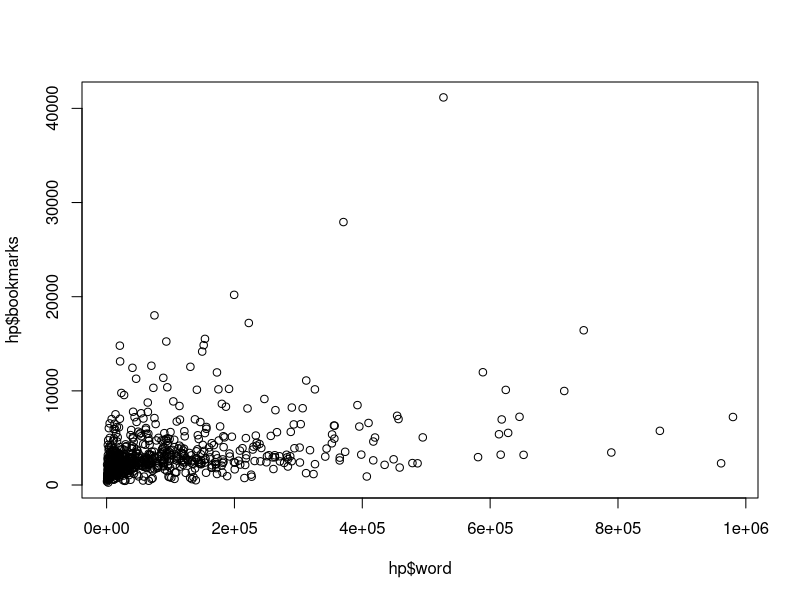
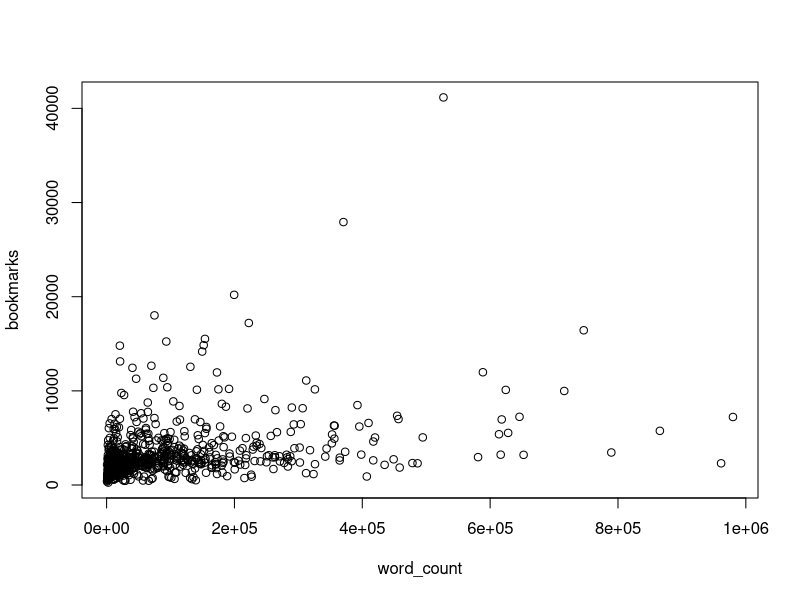
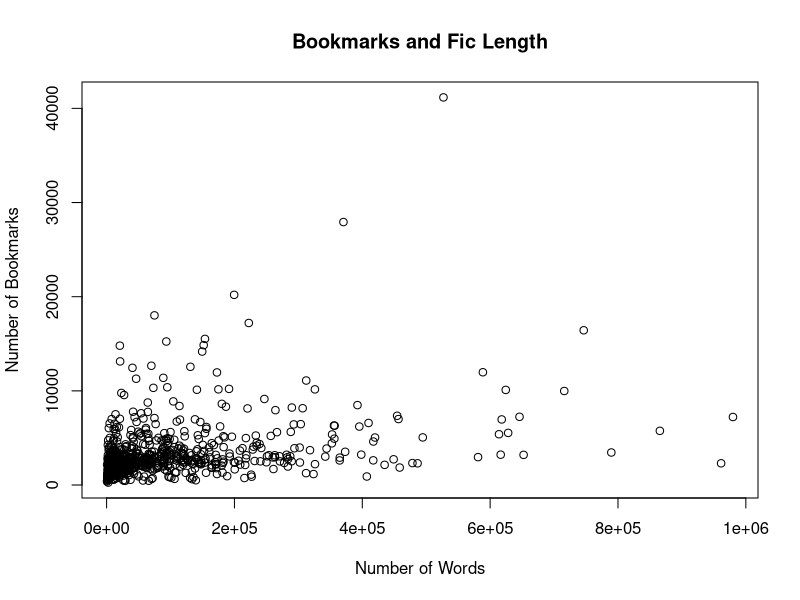
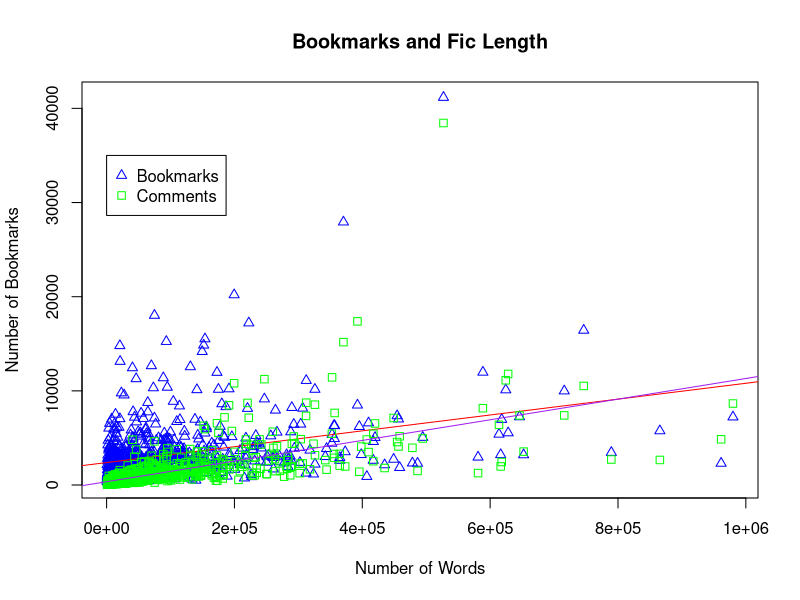
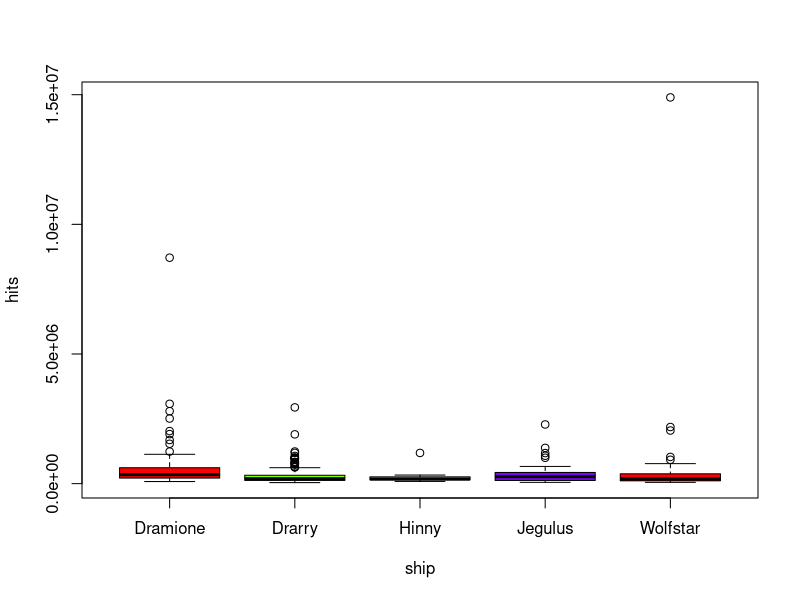
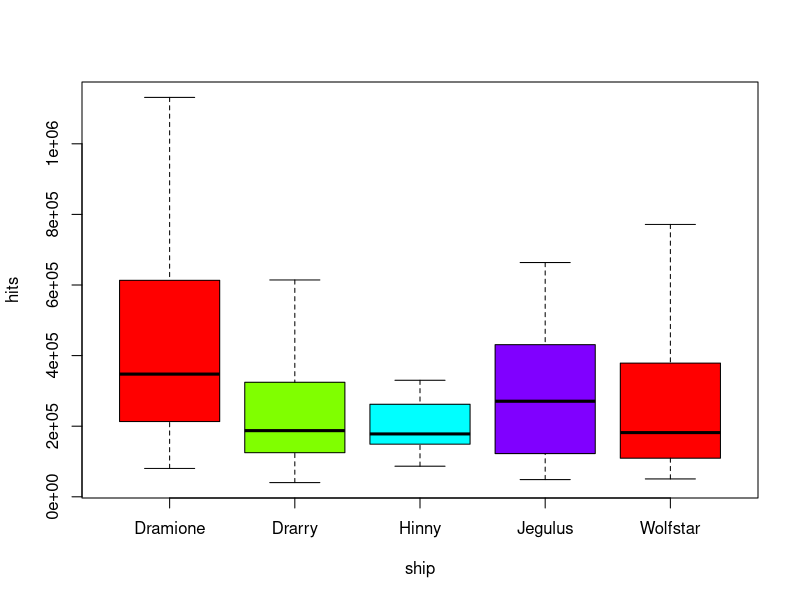
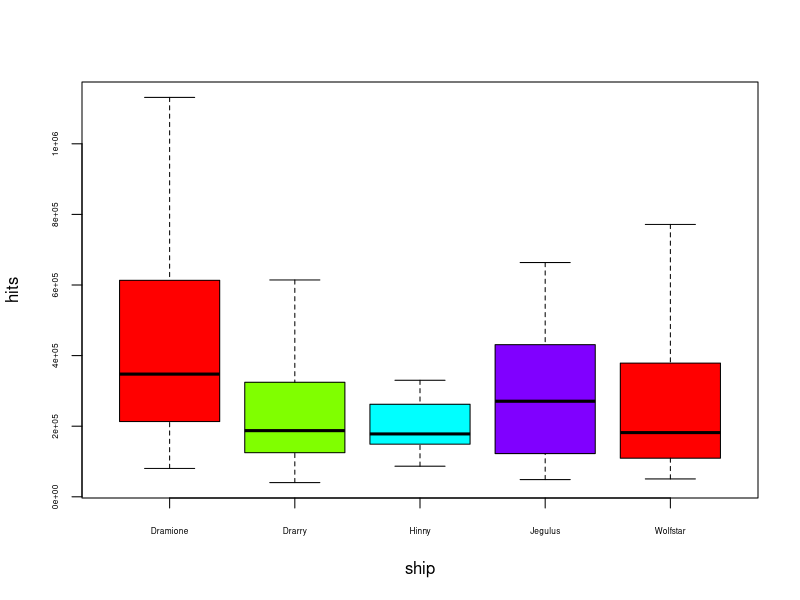
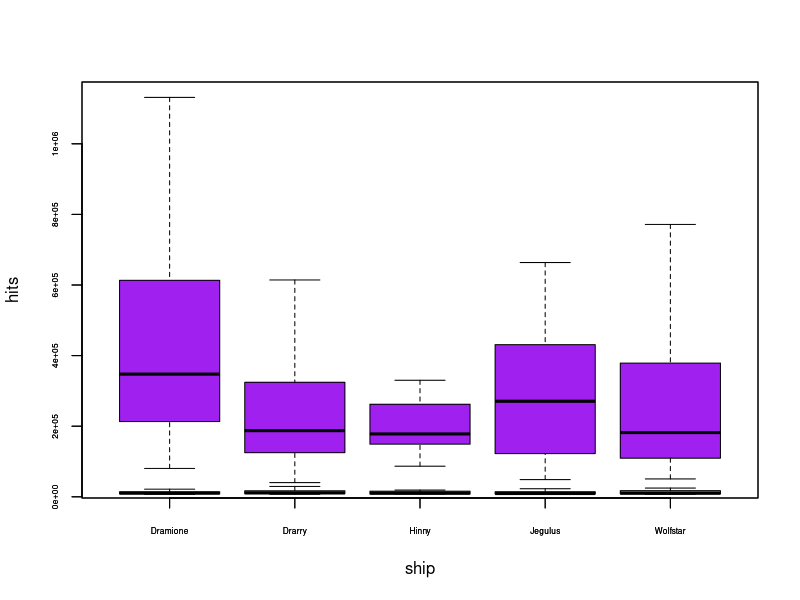

Source code (R) for these figures, in order:
####################################
# R Workshop August 2024 Day 3
# Kayla Kahn
####################################

#install.packages("ggplot2")
library(ggplot2)

# Plots!

# First we will read in our dataframe.
# Remember you might have to change your working directory or use the full filepath.
hp <- read.csv('hp_ao3.csv')
# source: scraped from ao3 using code from https://thaycarvalho.medium.com/the-harry-potter-fandom-on-ao3-9366a8824801

# This is the top 820 Harry Potter fanfictions on ao3 when sorted by kudos (likes)
# Let's explore the data.
str(hp)
# A lot of these read in as character when they should be numeric or integer.
# This is probably due to the commas.
as.integer(hp$Word_Count)
# That didn't work. We instead need to strip the commas. Remember grepl? Now we will use gsub
head(gsub(",", "", hp$Word_Count), 10) # Replace comma with nothing
# We can put this inside the as integer function and save it by assigning it to the df
hp$Word_Count <- as.integer(gsub(",", "", hp$Word_Count))
# Let's do this for the other columns
hp$Comments <- as.integer(gsub(",", "", hp$Comments))
hp$Kudos <- as.integer(gsub(",", "", hp$Kudos))
hp$Bookmarks <- as.integer(gsub(",", "", hp$Bookmarks))
hp$Hits <- as.integer(gsub(",", "", hp$Hits))
# Chapters is weird because it's showing how many chapters are complete out of how many chapters total.
# So let's just grab the top number.
# The gsub part says replace / and anything after it with nothing. Thus we are left with the top number
# If you are confused with the gsub part, that's ok. This is a bit too in depth, but we do need to do it, so it's here.
hp$Chapters <- as.integer(gsub("/.*", "", hp$Chapters))

# Now let's see some summary statistics
summary(hp)
# Also, having caps is annoying to me. Let's change that.
names(hp) <- tolower(names(hp))


####################################
# Plotting with base R
####################################

# We are now ready to plot. We will start with base R and then move to ggplot
# The most basic plot in R is a scatterplot
# Technically, integers are discrete, but we're going to treat them as continuous
plot(hp$word, hp$bookmarks)
# Another way
with(hp, plot(word_count, bookmarks))
# Changing the axis labels, add title
plot(hp$word_count, hp$bookmarks, 
     xlab = "Number of Words", ylab = "Number of Bookmarks", main = "Bookmarks and Fic Length")
# Change color with col and shape with pch
plot(hp$word_count, hp$bookmarks, 
     xlab = "Number of Words", ylab = "Number of Bookmarks", 
     main = "Bookmarks and Fic Length",
     col = "blue", pch = 2)
# Add line. lm() is the function for ols. Notice that y is first now.
abline(lm(bookmarks ~ word_count, data = hp), col = "red")
# Overlay points. We'll do green squares
points(hp$word_count, hp$comments, pch = 0, col = "green")
# And add another line
abline(lm(comments ~ word_count, data = hp), col = "purple")
# Add legend. Choose coordinates with first two args. lty is line type. cex is size.
legend(1, 35000, legend = c("Bookmarks", "Comments"),
       col = c("blue", "green"), pch = c(2,0), cex = 1)

# Make sure to change axis labels and title if necessary

# Boxplot
# create a new df with the ships we want so we don't have to do it every time
hp_ships <- hp[hp$ship %in% c("Sirius Black/Remus Lupin", "Draco Malfoy/Harry Potter", "Hermione Granger/Draco Malfoy", "Harry Potter/Ginny Weasley", "Regulus Black/James Potter"),]
# Do a chained ifelse so the tick labels are easier to deal with
hp_ships$ship_names <- with(hp_ships, 
                            ifelse(ship == "Draco Malfoy/Harry Potter", "Drarry",
                                   ifelse(ship == "Hermione Granger/Draco Malfoy", "Dramione",
                                          ifelse(ship == "Sirius Black/Remus Lupin", "Wolfstar", 
                                                 ifelse(ship == "Regulus Black/James Potter", "Jegulus",
                                                        ifelse(ship == "Harry Potter/Ginny Weasley", "Hinny", ship))))))


# We already learned how to add color and change axis labels so let's do it initially
boxplot(hp_ships$hits ~ hp_ships$ship_names, xlab = "ship", ylab = "hits", col=rainbow(4))
# The extreme outlier makes this UGLY. Let's get rid of it. For learning purposes.
boxplot(hp_ships$hits ~ hp_ships$ship_names, xlab = "ship", ylab = "hits",
        outline = FALSE, col=rainbow(4))
# Our tick labels are too big and therefore not printing fully. Let's change that
boxplot(hp_ships$hits ~ hp_ships$ship_names, xlab = "ship", ylab = "hits",
        outline = FALSE, cex.axis = .5, col=rainbow(4))
# Two dependent variables? 
boxplot(hp_ships$hits ~ hp_ships$ship_names, xlab = "ship", ylab = "hits",
        outline = FALSE, cex.axis = .5, col = "purple")
boxplot(hp_ships$kudos ~ hp_ships$ship_names, add = TRUE,
        outline = FALSE, cex.axis = .5, col = "green")
# That's very uninformative due to the distributions. Let's look at bookmarks and comments
boxplot(hp_ships$bookmarks ~ hp_ships$ship_names, xlab = "ship", ylab = "hits",
        outline = FALSE, cex.axis = .5, col = "purple")
boxplot(hp_ships$comments ~ hp_ships$ship_names, add = TRUE,
        outline = FALSE, cex.axis = .5, col = "green")

legend(4, 8000, legend = c("Bookmarks", "Comments"),
       col = c("purple", "green"), pch = c(2,0), cex = .8)
# Let's put them next to each other instead
boxplot(hp_ships$bookmarks ~ hp_ships$ship_names, xlab = "ship", ylab = "hits",
        outline = FALSE, cex.axis = .5, col = "purple",
        at = 1:length(unique(hp_ships$ship_names)) - 0.2)
boxplot(hp_ships$comments ~ hp_ships$ship_names, add = TRUE,
        outline = FALSE, cex.axis = .5, col = "green",
        at = 1:length(unique(hp_ships$ship_names)) + 0.2)
# Make them skinnier
boxplot(hp_ships$bookmarks ~ hp_ships$ship_names, xlab = "ship", ylab = "stats",
        outline = FALSE, cex.axis = .5, col = "purple",
        at = 1:length(unique(hp_ships$ship_names)) - 0.2,
        boxwex = .4)
boxplot(hp_ships$comments ~ hp_ships$ship_names, add = TRUE,
        outline = FALSE, cex.axis = .001, col = "green",
        at = 1:length(unique(hp_ships$ship_names)) + 0.2,
        boxwex = .4)
# What about two separate graphs next to each other?
par(mfrow = c(1, 2)) # 1 row 2 columns
boxplot(hp_ships$bookmarks ~ hp_ships$ship_names, xlab = "ship", ylab = "bookmarks",
        outline = FALSE, cex.axis = .5, col = "purple")
boxplot(hp_ships$comments ~ hp_ships$ship_names, xlab = "ship", ylab = "comments",
        outline = FALSE, cex.axis = .5, col = "green")
# To reset so 1 plot shows (it won't do anything until you run the next plot)
par(mfrow = c(1, 1))

# Barplot
# We will get a table of ship counts. How many fics per ship? 
ship_counts <- table(hp_ships$ship_names)
barplot(ship_counts, col =cm.colors(5))
# ylim or xlim to stop it from running off the axis 
barplot(ship_counts, col = cm.colors(5), ylim = c(0,300), main = "Fics per ship")
# Can turn it sideways
barplot(ship_counts, horiz = TRUE, cex.names = .8, col = cm.colors(5), xlim = c(0,300))
# fics per year
fics_year <- table(hp_ships$date)
barplot(fics_year, col=heat.colors(20), ylim = c(0,60), main = "fics per year")

# Histograms and Density Plots
plot(density(hp_ships$hits))
hist(hp_ships$hits)
# change the number of breaks
hist(hp_ships$hits, breaks = 40)

# ggplot
# We'll start with a scatterplot.
# We'll do word count and bookmarks like before
ggplot(data=hp_ships, aes(x = word_count, y = bookmarks)) + # this sets it up, but this alone won't add the points
  geom_point() # this adds the points
# Wow! It's super basic. Let's change the color
ggplot(data=hp_ships, aes(x = word_count, y = bookmarks)) + 
  geom_point(color = "violet") # fixed color
# But we can instead color it based on another variable! Here's if the variable is continuous (or "continuous")
ggplot(data=hp_ships, aes(x = word_count, y = bookmarks)) + 
  geom_point(aes(color = chapters))
# Here's if the variable is categorical
ggplot(data=hp_ships, aes(x = word_count, y = bookmarks)) + 
  geom_point(aes(color = ship_names))
# We can change the shape
ggplot(hp_ships, aes(x = word_count, y = bookmarks)) + 
  geom_point(aes(color = ship_names, shape = ship_names))
# We can change the size
ggplot(hp_ships, aes(x = word_count, y = bookmarks)) + 
  geom_point(aes(color = ship_names, shape = ship_names, size = date))
# That's super large. We can make them smaller by defining the range of sizes to stay within
ggplot(hp_ships, aes(x = word_count, y = bookmarks)) + 
  geom_point(aes(color = ship_names, shape = ship_names, size = date)) +
  scale_size_continuous(range = c(1, 4))
# We can also add labels. (And we will get rid of size)
ggplot(hp_ships, aes(x = word_count, y = bookmarks)) + 
  geom_point(aes(color = ship_names, shape = ship_names)) +
  geom_text(aes(label = title))
# Whoa!!!! We definitely don't want that. What if we label only the 10 most popular based on hits?
ggplot(hp_ships, aes(x = word_count, y = bookmarks)) + 
  geom_point(aes(color = ship_names, shape = ship_names)) +
  geom_text(data = hp_ships[order(-hp_ships$hits), ][1:10, ], aes(label = title))
# We need to make the text smaller
ggplot(hp_ships, aes(x = word_count, y = bookmarks)) + 
  geom_point(aes(color = ship_names, shape = ship_names)) +
  geom_text(data = hp_ships[order(-hp_ships$hits), ][1:10, ], aes(label = title), size = 2)
# Let's add a regression line
ggplot(hp_ships, aes(x = word_count, y = bookmarks)) + 
  geom_point(aes(color = ship_names, shape = ship_names)) +
  geom_text(data = hp_ships[order(-hp_ships$hits), ][1:10, ], aes(label = title), size = 2) +
  stat_smooth(method=lm)
# And we can change the legend location or suppress it
ggplot(hp_ships, aes(x = word_count, y = bookmarks)) + 
  geom_point(aes(color = ship_names, shape = ship_names)) +
  geom_text(data = hp_ships[order(-hp_ships$hits), ][1:10, ], aes(label = title), size = 2) +
  stat_smooth(method=lm) + 
  theme(legend.position="left")
# Although that is ugly so we will go back to right, which is default
# Let's add titles to the plot and the axes
ggplot(hp_ships, aes(x = word_count, y = bookmarks)) + 
  geom_point(aes(color = ship_names, shape = ship_names)) +
  geom_text(data = hp_ships[order(-hp_ships$hits), ][1:10, ], aes(label = title), size = 2) +
  stat_smooth(method=lm) + 
  labs(title = "HP Fanfiction", x = "Word Count", y = "Bookmarks")
  
# There are tons of options. When it comes time for you to plot stuff, you will probably
# end up looking up all sorts of options.
# Other types of plots will functions similarly, but I've included a few cool options for
# barplots and boxplots




# Grouped barplot
# dodge says to group them, identity says it takes on the value of itself
ggplot(data = hp_ships, aes(x = ship_names, y = kudos)) + 
  geom_bar(position = "dodge", stat = "identity", aes(fill = ship_category))

# Stacked barplot. All we change from before is position.
ggplot(data = hp_ships, aes(x = ship_names, y = kudos)) + 
  geom_bar(position = "stack", stat = "identity", aes(fill= ship_category))

# Boxplot 
ggplot(hp_ships, aes(x = ship_names, y = comments)) +
  geom_boxplot(aes(col = ship_names)) +
  scale_color_manual(values = c("lightgreen", "lightpink", "lightblue", "mediumslateblue", "lightsalmon" )) # choosing our own colors
# Rescale the axis. It will cut off the most extreme outliers but it won't remove all of them.
ggplot(hp_ships, aes(x = ship_names, y = comments)) +
  geom_boxplot(aes(col = ship_names)) +
  scale_color_manual(values = c("lightgreen", "lightpink", "lightblue", "mediumslateblue", "lightsalmon" ))  +
  scale_y_continuous(limits = c(0, 7500))
# Cool part: add points
ggplot(hp_ships, aes(x = ship_names, y = comments)) +
  geom_boxplot(aes(col = ship_names)) +
  scale_color_manual(values = c("lightgreen", "lightpink", "lightblue", "mediumslateblue", "lightsalmon" ))  +
  scale_y_continuous(limits = c(0, 7500)) +
  geom_jitter(color="black", size=0.4, alpha=0.9)

# Histogram 
ggplot(hp_ships, aes(x = chapters)) +
  geom_histogram()
# change bins by controlling the width
ggplot(hp_ships, aes(x = chapters)) +
  geom_histogram(binwidth = 3, fill = "lavender")
# change background 
ggplot(hp_ships, aes(x = chapters)) +
  geom_histogram(binwidth = 3, fill = "lavender") +
  theme_dark()
# overlapping
ggplot(hp_ships, aes(x = kudos, fill = ship_names)) +
  geom_histogram(position = "identity", alpha = .3, bins = 40) 
# mirror (doing it for density plot but it can also be done for histograms)
ggplot(hp, aes(x=x)) +
  geom_density(aes(x = bookmarks, y = ..density..), fill = "steelblue3") +
  geom_label(aes(x = 15000, y = .0001, label = "bookmarks")) +
  geom_density(aes(x = comments, y = -..density..), fill = "palevioletred") +
  geom_label(aes(x = 10000, y = -.0004, label = "comments"))


  
  




  




